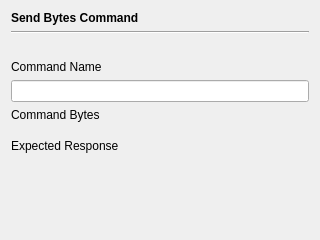
<?xml version="1.0" encoding="UTF-8"?>
<ui version="4.0">
 <class>CommandViewSendBytes</class>
 <widget class="QWidget" name="CommandViewSendBytes">
  <property name="geometry">
   <rect>
    <x>0</x>
    <y>0</y>
    <width>320</width>
    <height>240</height>
   </rect>
  </property>
  <property name="sizePolicy">
   <sizepolicy hsizetype="Expanding" vsizetype="Expanding">
    <horstretch>0</horstretch>
    <verstretch>0</verstretch>
   </sizepolicy>
  </property>
  <property name="windowTitle">
   <string>Form</string>
  </property>
  <layout class="QVBoxLayout" name="verticalLayout_2">
   <item>
    <widget class="QLabel" name="label_4">
     <property name="text">
      <string>&lt;html&gt;&lt;head/&gt;&lt;body&gt;&lt;p&gt;&lt;span style=&quot; font-weight:700;&quot;&gt;Send Bytes Command&lt;/span&gt;&lt;/p&gt;&lt;/body&gt;&lt;/html&gt;</string>
     </property>
     <property name="textFormat">
      <enum>Qt::TextFormat::RichText</enum>
     </property>
    </widget>
   </item>
   <item>
    <widget class="Line" name="line">
     <property name="orientation">
      <enum>Qt::Orientation::Horizontal</enum>
     </property>
    </widget>
   </item>
   <item>
    <widget class="QLabel" name="label_5">
     <property name="text">
      <string/>
     </property>
    </widget>
   </item>
   <item>
    <widget class="QLabel" name="label_2">
     <property name="text">
      <string>Command Name</string>
     </property>
    </widget>
   </item>
   <item>
    <widget class="QLineEdit" name="lineEditCommandName"/>
   </item>
   <item>
    <widget class="QLabel" name="label_3">
     <property name="text">
      <string>Command Bytes</string>
     </property>
    </widget>
   </item>
   <item>
    <widget class="HexEdit" name="hexEditCommandApdu" native="true">
     <property name="sizePolicy">
      <sizepolicy hsizetype="Expanding" vsizetype="Expanding">
       <horstretch>0</horstretch>
       <verstretch>0</verstretch>
      </sizepolicy>
     </property>
     <property name="font">
      <font>
       <family>Monospace</family>
      </font>
     </property>
    </widget>
   </item>
   <item>
    <widget class="QLabel" name="label">
     <property name="text">
      <string>Expected Response</string>
     </property>
    </widget>
   </item>
   <item>
    <widget class="HexEdit" name="hexEditExpectedResponse" native="true">
     <property name="sizePolicy">
      <sizepolicy hsizetype="Preferred" vsizetype="Fixed">
       <horstretch>0</horstretch>
       <verstretch>0</verstretch>
      </sizepolicy>
     </property>
     <property name="minimumSize">
      <size>
       <width>0</width>
       <height>30</height>
      </size>
     </property>
     <property name="maximumSize">
      <size>
       <width>16777215</width>
       <height>30</height>
      </size>
     </property>
    </widget>
   </item>
   <item>
    <spacer name="verticalSpacer">
     <property name="orientation">
      <enum>Qt::Orientation::Vertical</enum>
     </property>
     <property name="sizeHint" stdset="0">
      <size>
       <width>20</width>
       <height>40</height>
      </size>
     </property>
    </spacer>
   </item>
  </layout>
 </widget>
 <customwidgets>
  <customwidget>
   <class>HexEdit</class>
   <extends>QWidget</extends>
   <header>hexedit.h</header>
  </customwidget>
 </customwidgets>
 <tabstops>
  <tabstop>lineEditCommandName</tabstop>
  <tabstop>hexEditCommandApdu</tabstop>
  <tabstop>hexEditExpectedResponse</tabstop>
 </tabstops>
 <resources/>
 <connections/>
</ui>
